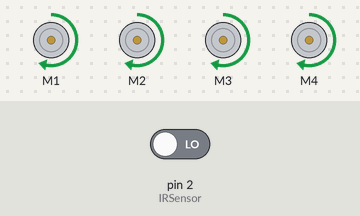
Simulated run of this sketch. Board: Arduino Uno, built with avr-gcc and run on an emulated ATmega328P. On the bench: 4 × DC motor (green arrow = forward, orange = backward, longer = faster). Inputs (shaded band) come from the test bench; at power-on: pin 2 (IRSensor) LOW. What the sketch prints to the serial monitor is not drawn.

Above: at 2.8 s.
2.9 s: pin 2 (IRSensor) driven HIGH
At 4.1 s:
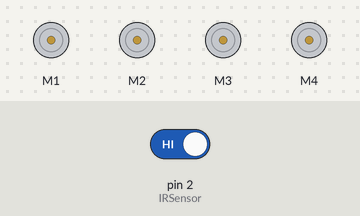
4.5 s: pin 2 (IRSensor) driven LOW
At 5.3 s:
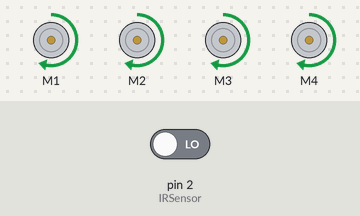
Timing chart, 0 to 7.5 s (numbered marks = the images above; inputs shaded):
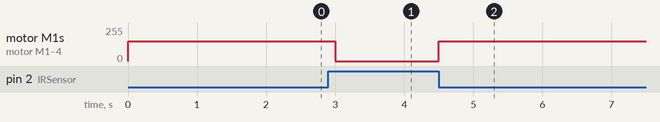

Measured:
- after the input at 2.9 s, motor M1–4: forward 150/255 → stopped after 0.10 s
- after the input at 4.5 s, motor M1–4: stopped → forward 150/255 at once

The sketch:

AUTO_SANITIZER.ino
```cpp
#include <AFMotor.h>
int IRSensor = 2;
AF_DCMotor motor1(1);
AF_DCMotor motor2(2);
AF_DCMotor motor3(3);
AF_DCMotor motor4(4);

void setup() {

  motor1.setSpeed(150);
  motor2.setSpeed(150);
  motor3.setSpeed(150);
  motor4.setSpeed(150);

  motor1.run(RELEASE);
  motor2.run(RELEASE);
  motor3.run(RELEASE);
  motor4.run(RELEASE);
  pinMode (IRSensor, INPUT); // sensor pin INPUT
  Serial.begin(9600);
}

void loop() {

  int statusSensor = digitalRead (IRSensor);

  if (statusSensor == 1){
    Serial.print(1);
    motor1.run(RELEASE);
  motor2.run(RELEASE);
  motor3.run(RELEASE);
  motor4.run(RELEASE);

  delay(500);
  }  else


  {
    Serial.print(0);
     motor1.run(FORWARD);
  motor2.run(FORWARD);
  motor3.run(FORWARD);
  motor4.run(FORWARD);


  }
  delay(1000);
}
```
